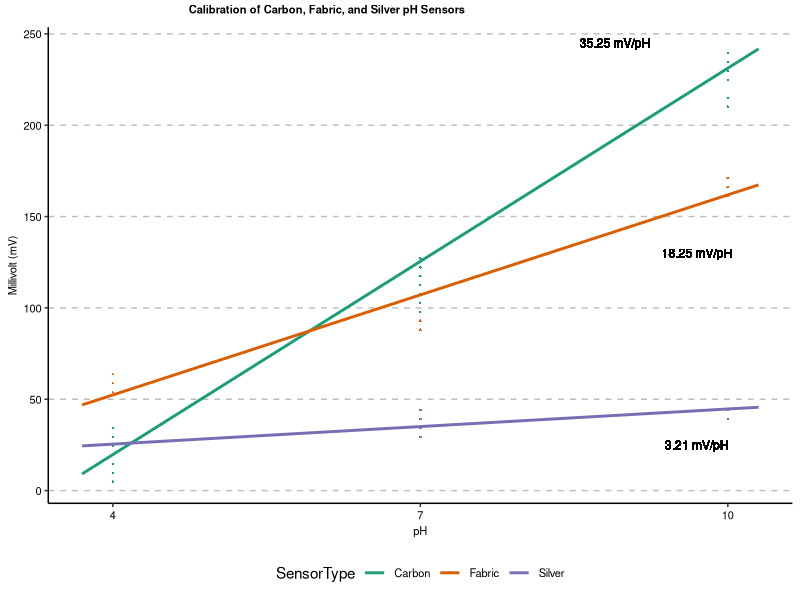
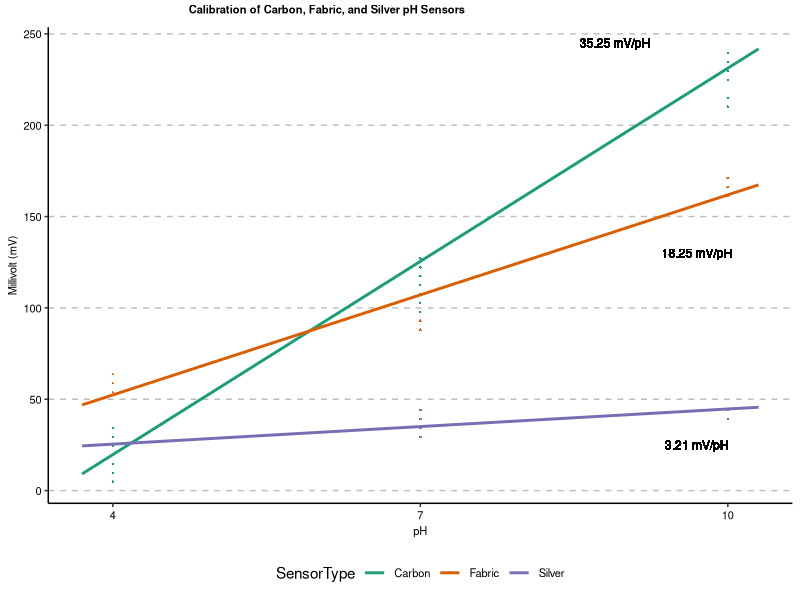
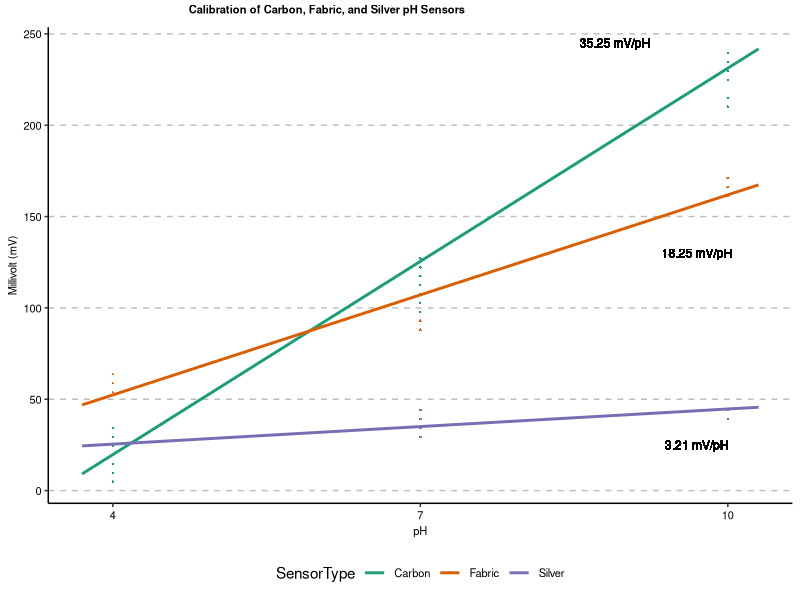

The R source for these figures, in order:
## ---- chunk 1
library(ggplot2) #required for graphing
library(readxl) #required for read_excel function
library(tidyverse) #contains ggplot2, dplyr, tidyr, readr, purrr, tibble, stringr, forcats packages 
## ---- chunk 2
mydata <- read_excel("Fig2-SensorCalibration.xlsx", sheet = 2, col_types = c("text", "numeric", "numeric"))
## ---- chunk 3
fabricdata<-filter(mydata, SensorType == "Fabric"); #filtering my data to just Carbon data
#m <- lm(Voltage ~ pH, fabricdata)
fabricSens<-round(coef(lm(Voltage ~ pH, fabricdata))[2], digits=2) #lm part create a linear equation of Voltage vs pH, then the slope is remove (coefficient 2 and roudned to 2 digits)
fabricSens

silverdata<-filter(mydata, SensorType == "Silver"); #filtering my data to just Carbon data
#m <- lm(Voltage ~ pH, fabricdata)
silverSens<-round(coef(lm(Voltage ~ pH, silverdata))[2], digits=2) #lm part create a linear equation of Voltage vs pH, then the slope is remove (coefficient 2 and roudned to 2 digits)
silverSens

carbondata<-filter(mydata, SensorType == "Carbon"); #filtering my data to just Carbon data
#m <- lm(Voltage ~ pH, fabricdata)
carbonSens<-round(coef(lm(Voltage ~ pH, carbondata))[2], digits=2) #lm part create a linear equation of Voltage vs pH, then the slope is remove (coefficient 2 and roudned to 2 digits)
carbonSens

## ---- chunk 4
Fig2 <- ggplot(data=mydata,aes(x=pH, y=Voltage, shape = SensorType)) + #Shape=Senors, causes all points from 1 sensor type to have a specific dot shape
  geom_point(aes(color = SensorType), size=0.5) +  #each point will be colored according to its type
  ylab("Millivolt (mV)") +
  scale_x_continuous(breaks=c(4, 7, 10), limits = c(3.7,10.3)) + #set x axis
  scale_color_brewer(palette="Dark2") + #to create color blind friendly colors
  theme_classic() + #changes style
  geom_smooth(method=lm, se=FALSE, fullrange=TRUE, aes(color = SensorType)) +  #add regression line and colors it by sensor type
  ggtitle("Calibration of Carbon, Fabric, and Silver pH Sensors") + # add title
  theme(plot.title = element_text(hjust = 0.3, vjust=2, color="black", size=8, face="bold")) + #move title to center
  geom_text(x = 9.7, y = 130, label = c("18.25 mV/pH"), size=3) + #adds in Fabric sensor sensitivity (fabricSens) to a specific location
  geom_text(x = 9.7, y = 25, label = c("3.21 mV/pH"),size=3) + #adds in Silver sensor sensitivity (silverSens) to a specific location
  geom_text(x = 8.9, y = 245, label = c("35.25 mV/pH"),size=3) + #c("34.73 mV/pH") #adds in Carbon sensor sensitivity (carbonSens)  to a specific location
  theme(axis.text.x = element_text(size=8, color="black"))+ # x axis font size and color
  theme(axis.text.y = element_text(size=8, color="black")) # y axis font size and color

Fig2<-Fig2+theme(panel.grid.major.y = element_line(colour = "grey", linetype="dashed")) #adding grid lines to graph
Fig2<-Fig2+theme(axis.title.x = element_text(size=8, color="black")) #changing x axis label font size and color
Fig2<-Fig2+theme(axis.title.y = element_text(size=8, color="black")) #changing x axis label font size and color
Fig2<-Fig2+theme(legend.text = element_text(size=8, color = "black")) # Legend style and color
Fig2<-Fig2+theme(legend.position = "bottom") #Legend is moved to bottom of graph
Fig2
## ---- chunk 5
ggsave(plot=Fig2, file="Fig2-SensorCalibration.tiff", units="cm", width=9, height=9, dpi=300, compression='lzw')
ggsave(plot=Fig2, file="Fig2-SensorCalibration.pdf", units="cm", width=9, height=9,dpi=300)
